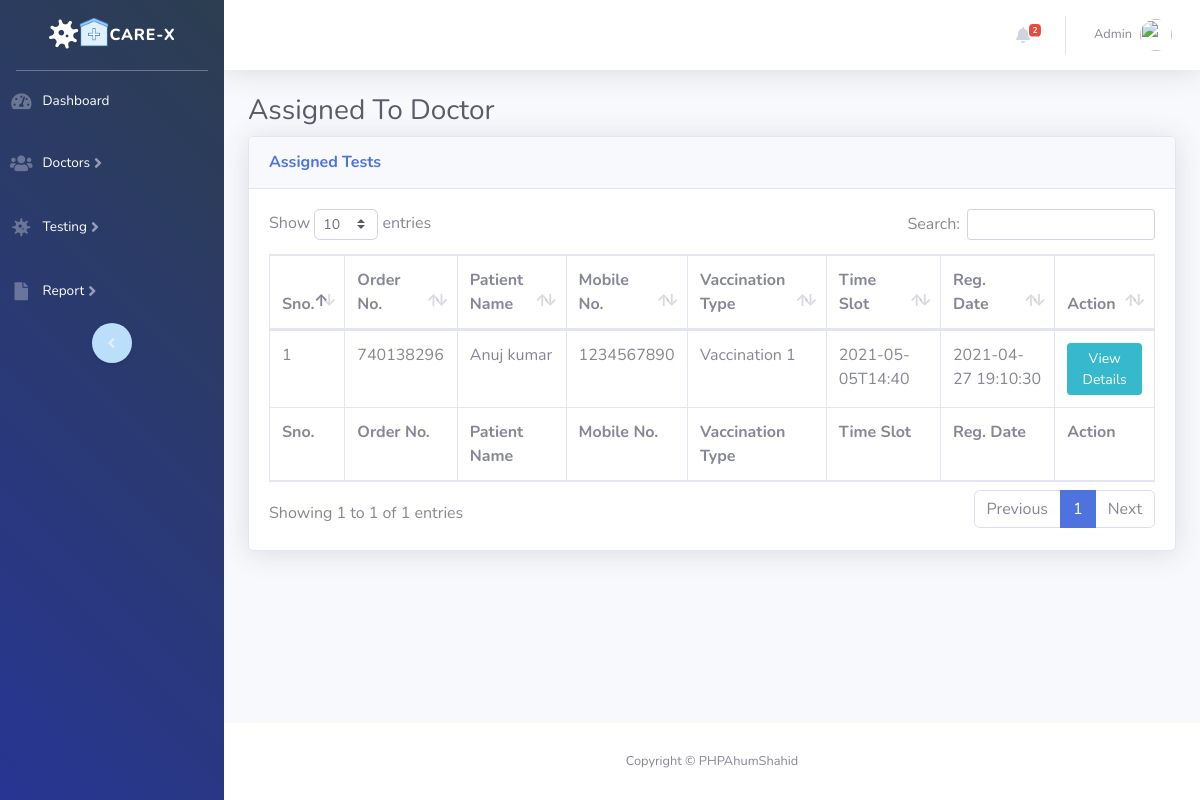
Page /covid-tms/assigned-test.php (signed in) on the committed database.
### tables this page shows
CREATE TABLE `tbltestrecord` (
  `id` int(11) NOT NULL,
  `OrderNumber` bigint(14) DEFAULT NULL,
  `PatientMobileNumber` bigint(14) DEFAULT NULL,
  `VaccinationType` varchar(100) DEFAULT NULL,
  `TestTimeSlot` varchar(120) DEFAULT NULL,
  `ReportStatus` varchar(100) DEFAULT NULL,
  `FinalReport` varchar(150) DEFAULT NULL,
  `ReportUploadTime` varchar(200) DEFAULT NULL,
  `RegistrationDate` timestamp NULL DEFAULT current_timestamp(),
  `AssignedtoEmpId` varchar(150) DEFAULT NULL,
  `AssigntoName` varchar(180) DEFAULT NULL,
  `AssignedTime` varchar(100) DEFAULT NULL
);

CREATE TABLE `tblpatients` (
  `id` int(11) NOT NULL,
  `FullName` varchar(120) DEFAULT NULL,
  `MobileNumber` bigint(12) DEFAULT NULL,
  `DateOfBirth` date DEFAULT NULL,
  `hospital` varchar(150) DEFAULT NULL,
  `FullAddress` varchar(255) DEFAULT NULL,
  `State` varchar(200) DEFAULT NULL,
  `RegistrationDate` timestamp NOT NULL DEFAULT current_timestamp()
);

### covid-tms/assigned-test.php (the view, shortened to what this page needs)
<?php session_start();
include_once('includes/config.php');
if (strlen($_SESSION['aid']==0)) {
  header('location:logout.php');
  } else{
?>
<!DOCTYPE html>
<html lang="en">
<head>
    <link href="vendor/fontawesome-free/css/all.min.css" rel="stylesheet" type="text/css">
    <link href="css/sb-admin-2.min.css" rel="stylesheet">
    <link href="vendor/datatables/dataTables.bootstrap4.min.css" rel="stylesheet">
</head>
<body id="page-top">
    <div id="wrapper">
  <?php include_once('includes/sidebar.php');?>
        <div id="content-wrapper" class="d-flex flex-column">
            <div id="content">
<?php include_once('includes/topbar.php');?>
                <div class="container-fluid">
                    <h1 class="h3 mb-2 text-gray-800">Assigned To Doctor</h1>
                    <div class="card shadow mb-4">
                        <div class="card-header py-3">
                            <h6 class="m-0 font-weight-bold text-primary">Assigned Tests</h6>
                        </div>
                        <div class="card-body">
                            <div class="table-responsive">
                                <form name="assignto" method="post">
                    <table class="table table-bordered" id="dataTable" width="100%" cellspacing="0">
                                    <thead>
                                        <tr>
                                            <th>Sno.</th>
                                            <th>Order No.</th>
                                            <th>Patient Name</th>
                                            <th>Mobile No.</th>
                                            <th>Vaccination Type</th>
                                            <th>Time Slot</th>
                                            <th>Reg. Date</th>
                                            <th>Action</th>
                                        </tr>
                                    </thead>
                                      <tfoot>
                                            <tr>
                                            <th>Sno.</th>
                                            <th>Order No.</th>
                                            <th>Patient Name</th>
                                            <th>Mobile No.</th>
                                            <th>Vaccination Type</th>
                                            <th>Time Slot</th>
                                            <th>Reg. Date</th>
                                            <th>Action</th>
                                        </tr>
                                    </tfoot>
                                    <tbody>
<?php $query=mysqli_query($con,"select tbltestrecord.OrderNumber,tblpatients.FullName,tblpatients.MobileNumber,tbltestrecord.VaccinationType,tbltestrecord.TestTimeSlot,tbltestrecord.RegistrationDate,tbltestrecord.id as testid from tbltestrecord
join tblpatients on tblpatients.MobileNumber=tbltestrecord.PatientMobileNumber
where ReportStatus='Assigned'
    ");
$cnt=1;
while($row=mysqli_fetch_array($query)){
?>
                                        <tr>
                                            <td><?php echo $cnt;?></td>
                                            <td><?php echo $row['OrderNumber'];?></td>
                                            <td><?php echo $row['FullName'];?></td>
                                            <td><?php echo $row['MobileNumber'];?></td>
                                            <td><?php echo $row['VaccinationType'];?></td>
                                            <td><?php echo $row['TestTimeSlot'];?></td>
                                             <td><?php echo $row['RegistrationDate'];?></td>
                                            <td>
                                <a href="test-details.php?tid=<?php echo $row['testid'];?>&&oid=<?php echo $row['OrderNumber'];?>" class="btn btn-info btn-sm">View Details</a>
                            </td>
                                        </tr>
<?php $cnt++;} ?>
                                    </tbody>
                                </table>
                                     </form>
                            </div>
                        </div>
                    </div>
                </div>
            </div>
    <?php include_once('includes/footer.php');?>
        </div>
    </div>
</body>
</html>
<?php } ?>

### covid-tms/includes/topbar.php (shortened to what this page needs)
      <nav class="navbar navbar-expand navbar-light bg-white topbar mb-4 static-top shadow">
            <?php if($_SESSION['aid']):?>
                    <ul class="navbar-nav ml-auto">
<?php $query=mysqli_query($con,"select * from tbltestrecord where ReportStatus is null");
$count=mysqli_num_rows($query);
?>
                        <li class="nav-item dropdown no-arrow mx-1">
                            <a class="nav-link dropdown-toggle" href="#" id="alertsDropdown" role="button"
                                data-toggle="dropdown" aria-haspopup="true" aria-expanded="false">
                                <i class="fas fa-bell fa-fw"></i>
                                <span class="badge badge-danger badge-counter"><?php echo $count;?></span>
                            </a>
                        </li>
                        <li class="nav-item dropdown no-arrow">
                            <a class="nav-link dropdown-toggle" href="#" id="userDropdown" role="button"
                                data-toggle="dropdown" aria-haspopup="true" aria-expanded="false">
                <?php
$adid=$_SESSION['aid'];
$ret1=mysqli_query($con,"select AdminName from tbladmin where ID='$adid'");
while($row1=mysqli_fetch_array($ret1)){
?>
                                <span class="mr-2 d-none d-lg-inline text-gray-600 small"><?php  echo $row1['AdminName'];?></span>
                           <?php } ?>
                                <img class="img-profile rounded-circle"
                                    src="bg5.jpeg">
                            </a>
                        </li>
                    </ul>
                <?php endif;?>
                </nav>

### rows in the picture
tbltestrecord: OrderNumber "740138296", tblpatients.FullName "Anuj kumar", tblpatients.MobileNumber "1234567890", VaccinationType "Vaccination 1", TestTimeSlot "2021-05-05T14:40", RegistrationDate "2021-04-27 19:10:30"

### other values in the picture
$count "2"
$row1['AdminName'] "Admin"
